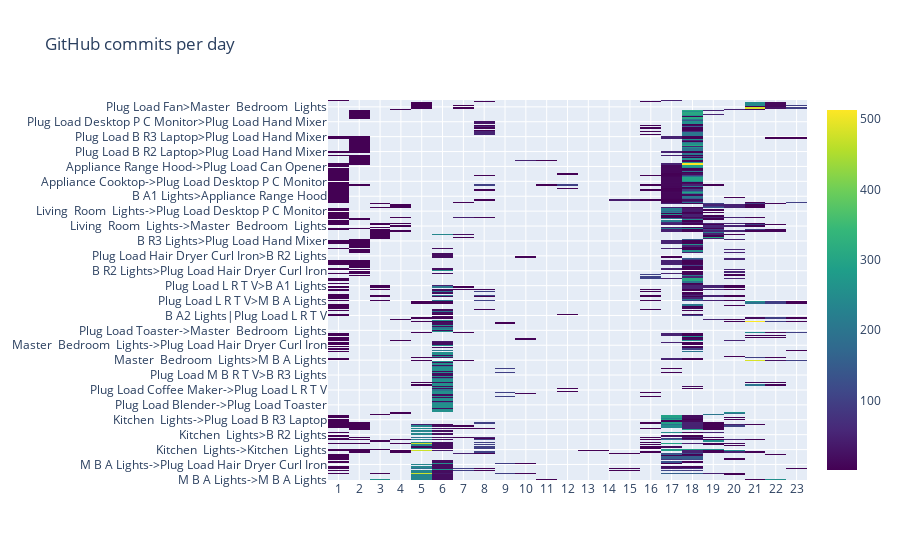

Notebook source saved alongside this figure:
### Code cell
fig = go.Figure(data=go.Heatmap(
        z=SE_time_df["size"],
        x=SE_time_df["start_time"],
        y=SE_time_df["rule"],
        colorscale='Viridis'))

fig.update_layout(
    title='GitHub commits per day',
    xaxis_nticks=36)

fig.show()

### Figure 1 — Plotly figure (JSON) as saved in the notebook; plotly's stock layout.template omitted (floating-point values rounded to 4 significant figures; data arrays with more than 128 entries replaced by an {"elided": "..."} marker saying what was removed)
{"data": [{"colorscale": [[0.0, "#440154"], [0.1111, "#482878"], [0.2222, "#3e4989"], [0.3333, "#31688e"], [0.4444, "#26828e"], [0.5556, "#1f9e89"], [0.6667, "#35b779"], [0.7778, "#6ece58"], [0.8889, "#b5de2b"], [1.0, "#fde725"]], "x": {"elided": "1425 int values"}, "y": {"elided": "1425 str values"}, "z": {"elided": "1425 int values"}, "type": "heatmap"}], "layout": {"xaxis": {"nticks": 36}, "title": {"text": "GitHub commits per day"}}}
